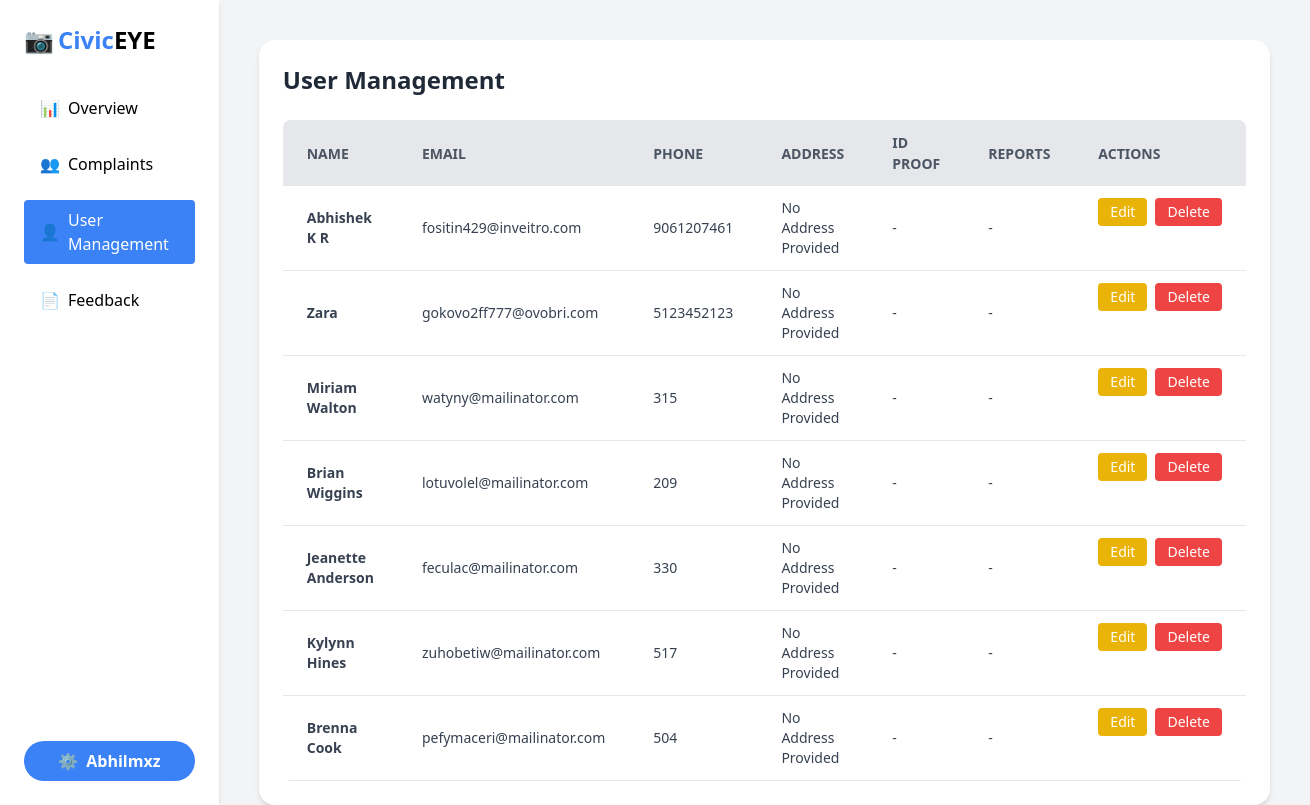
/user_manage/ (signed in), run on the app's committed database.
### VCRA/models.py (models this page shows, shortened)
class UserRegistration(models.Model):
    user = models.OneToOneField(User, on_delete=models.CASCADE, related_name='registration', null=True, blank=True)  # Allows null for existing rows
    full_name = models.CharField(max_length=255)
    mobile_number = models.CharField(max_length=15)
    date_of_birth = models.DateField()
    email = models.EmailField(unique=True)
    password = models.CharField(max_length=255)
    state = models.CharField(max_length=100, default='Unknown')
    address = models.TextField(default='No Address Provided')
    id_proof_type = models.CharField(max_length=50, default='N/A')
    id_proof_number = models.CharField(max_length=50, default='Not Provided')
    created_at = models.DateTimeField(default=timezone.now)

### VCRA/views.py (the view)
# urls.py: path('user_manage/', views.user_manage, name='user_manage'),
def user_manage(request):
    users = UserRegistration.objects.all()
    return render(request, 'user_manage.html', {'users': users})

### VCRA/templates/user_manage.html (shortened to what this page needs)
<!DOCTYPE html>
<html lang="en">
  <head>
    <script src="https://cdn.tailwindcss.com"></script>
  </head>
  <body class="bg-gray-100 font-sans">
    <div class="flex h-screen">
      <aside class="w-64 bg-white shadow-md p-6 flex flex-col">
        <div class="flex items-center space-x-1 mb-8">
          <span class="text-2xl">📷</span>
          <h1 class="text-2xl font-bold text-blue-500">Civic<span class="text-black">EYE</span></h1>
        </div>
        <nav class="space-y-4">
          <a href="{% url 'adminover' %}" class="text-black px-4 py-2 rounded flex items-center space-x-2 font-medium">
            <span>📊</span><span>Overview</span>
          </a>
          <a href="{% url 'admin_comp' %}" class="flex items-center space-x-2 px-4 py-2 text-black font-medium">
            <span>👥</span><span>Complaints</span>
          </a>
          <a href="{% url 'user_manage' %}" class="bg-blue-500 text-white px-4 py-2 rounded flex items-center space-x-2 font-medium">
            <span>👤</span><span>User Management</span>
          </a>
          <a href="{% url 'feedback' %}" class="flex items-center space-x-2 px-4 py-2 text-black font-medium">
            <span>📄</span><span>Feedback</span>
          </a>
        </nav>
        <div class="mt-auto">
          <button class="w-full bg-blue-500 hover:bg-blue-600 text-white font-bold py-2 px-4 rounded-full flex items-center justify-center gap-2">
            <span>⚙️</span>{{ request.user.username }}
          </button>
        </div>
      </aside>
      <main class="flex-1 p-10">
        <div class="bg-white p-6 rounded-2xl shadow-md">
          <h2 class="text-2xl font-bold mb-6 text-gray-800">User Management</h2>
          <div class="overflow-x-auto rounded-lg">
            <table class="min-w-full bg-white">
              <thead>
                <tr class="bg-gray-200 text-gray-600 uppercase text-sm leading-normal">
                  <th class="py-3 px-6 text-left">Name</th>
                  <th class="py-3 px-6 text-left">Email</th>
                  <th class="py-3 px-6 text-left">Phone</th>
                  <th class="py-3 px-6 text-left">Address</th>
                  <th class="py-3 px-6 text-left">ID Proof</th>
                  <th class="py-3 px-6 text-left">Reports</th>
                  <th class="py-3 px-6 text-left">Actions</th>
                </tr>
              </thead>
              <tbody class="text-gray-700 text-sm font-light">
                {% for user in users %}
                <tr class="border-b border-gray-200 hover:bg-gray-100">
                  <td class="py-3 px-6 text-left font-bold">{{ user.full_name }}</td>
                  <td class="py-3 px-6 text-left">{{ user.email }}</td>
                  <td class="py-3 px-6 text-left">{{ user.mobile_number }}</td>
                  <td class="py-3 px-6 text-left">{{ user.address }}</td>
                  <td class="py-3 px-6 text-left">
                    {% if user.id_proof %}
                    <a href="{{ user.id_proof.url }}" class="text-blue-500 hover:underline" target="_blank">View</a>
                    {% else %} - {% endif %}
                  </td>
                  <td class="py-3 px-6 text-left">
                    {% if user.report %}
                    <a href="{{ user.report.url }}" class="text-blue-500 hover:underline" target="_blank">View</a>
                    {% else %} - {% endif %}
                  </td>
                  <td class="py-3 px-6 text-left flex gap-2">
                    <a href="{% url 'edit_user' user.id %}" class="bg-yellow-500 hover:bg-yellow-600 text-white px-3 py-1 rounded text-sm">Edit</a>
                    <a href="{% url 'delete_user' user.id %}"
                      onclick="return confirm('Are you sure you want to delete this user?')"
                      class="bg-red-500 hover:bg-red-600 text-white px-3 py-1 rounded text-sm">Delete</a>
                  </td>
                </tr>
                {% empty %}
                <tr>
                  <td colspan="7" class="text-center py-4 text-gray-500">No users found.</td>
                </tr>
                {% endfor %}
              </tbody>
            </table>
          </div>
        </div>
      </main>
    </div>
  </body>
</html>

### data on the page
UserRegistration: full_name "Abhishek K R", email "fositin429@inveitro.com", mobile_number "9061207461", address "No Address Provided"
UserRegistration: full_name "Zara", email "gokovo2ff777@ovobri.com", mobile_number "5123452123", address "No Address Provided"
UserRegistration: full_name "Miriam Walton", email "watyny@mailinator.com", mobile_number "315", address "No Address Provided"
UserRegistration: full_name "Brian Wiggins", email "lotuvolel@mailinator.com", mobile_number "209", address "No Address Provided"
UserRegistration: full_name "Jeanette Anderson", email "feculac@mailinator.com", mobile_number "330", address "No Address Provided"
UserRegistration: full_name "Kylynn Hines", email "zuhobetiw@mailinator.com", mobile_number "517", address "No Address Provided"
UserRegistration: full_name "Brenna Cook", email "pefymaceri@mailinator.com", mobile_number "504", address "No Address Provided"

### other printed values
{{ request.user.username }} "Abhilmxz"
